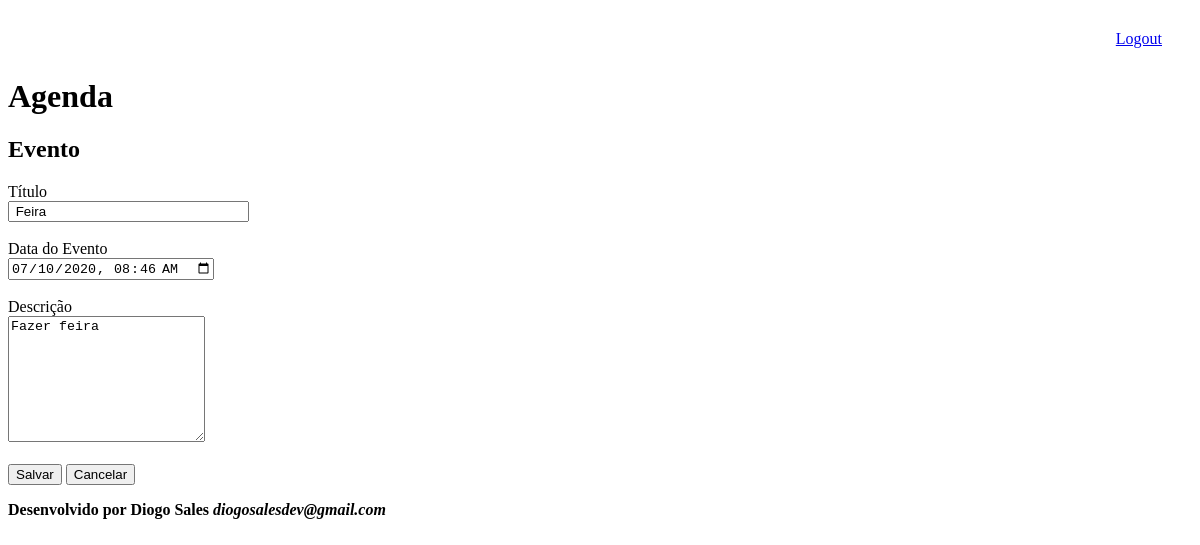
The page /agenda/evento/?id=4 (signed in) on the database as committed earlier.
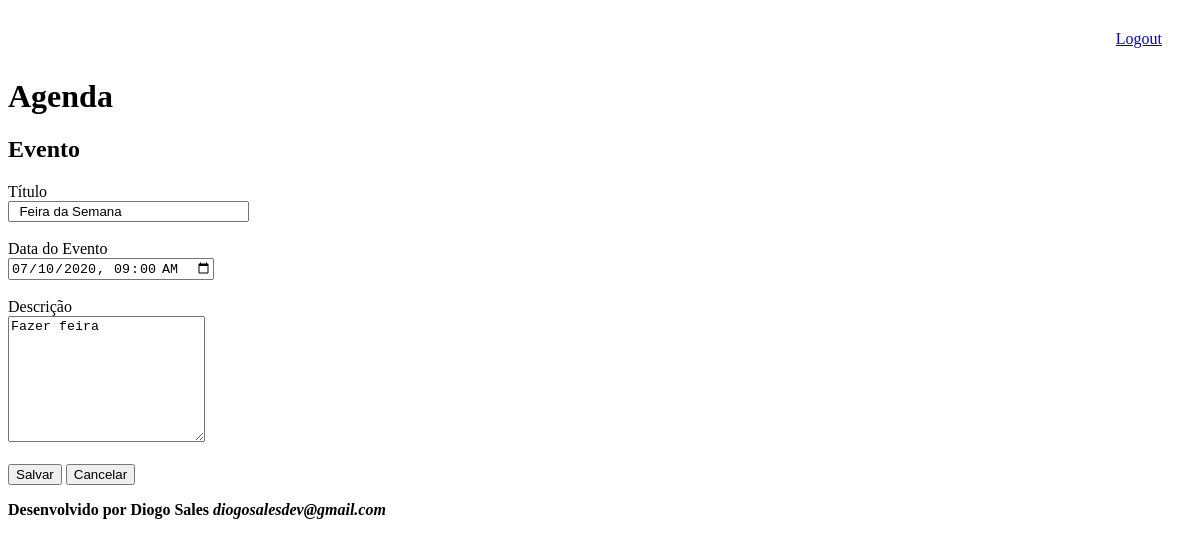
The same page on the database as committed later.
### core/models.py (models this page shows, shortened)
class Evento(models.Model):
  titulo = models.CharField(max_length=100)
  descricao = models.TextField(blank=True, null=True)
  data_evento = models.DateTimeField(verbose_name='Data do Evento')
  data_criacao = models.DateTimeField(auto_now=True, verbose_name='Data de Criação')
  usuario = models.ForeignKey(User, on_delete=models.CASCADE)
  class Meta:
    db_table = 'evento'
  def get_data_input_evento(self):
    return self.data_evento.strftime('%Y-%m-%dT%H:%M')

### core/views.py (the view)
# urls.py: path('agenda/evento/', views.evento),
@login_required(login_url='/login/')
def evento(request):
  id_evento = request.GET.get('id')
  dados = {}
  if id_evento:
    dados['evento'] = Evento.objects.get(id=id_evento)
  return render(request, 'evento.html', dados)

### templates/evento.html (shortened to what this page needs)
{% extends "model-page.html" %}
{% block content %}
<h2>Evento</h2>
<form action="submit" method="post"> {% csrf_token %}
  <label>Título</label>
  <br>
  <input type="text" name="titulo" size="27" value=" {{evento.titulo}} ">
  <br><br>
  <label>Data do Evento</label>
  <br>
  <input type="datetime-local" name="data_evento" value="{{evento.get_data_input_evento}}">
  <br><br>
  <label>Descrição</label>
  <br>
  <textarea name="descricao" id="" cols="22" rows="8" >{{evento.descricao}}</textarea>
  <br><br>
  <button type="submit">Salvar</button>
  <a href="/">
  <button type="button">Cancelar</button>
  </a>
</form>
{% endblock %}

Rows that differ between the two databases and show on the page:
changed Evento "Fazer feira": titulo "Feira" → "Feira da Semana"; data_evento "07/10/2020 08:46" → "07/10/2020 09:00"
